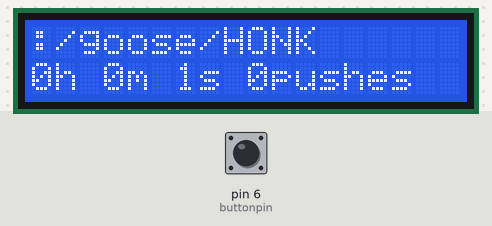
A sketch run on a simulated Arduino Uno, built with avr-gcc and run on an emulated ATmega328P. On the bench: 18×2 character LCD. The inputs (shaded band) are chosen by the test bench; at power-on: pin 6 (buttonpin) HIGH.

Above: at 1.2 s.
1.3 s: pin 6 (buttonpin) pulled LOW for 0.15 s
At 2.8 s:
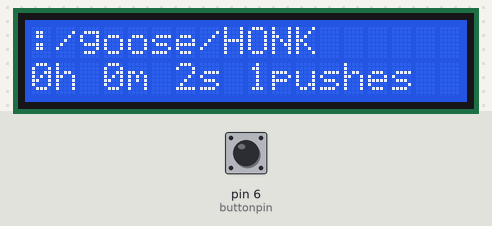
3.5 s: pin 6 (buttonpin) pulled LOW for 1 s
At 5.8 s:
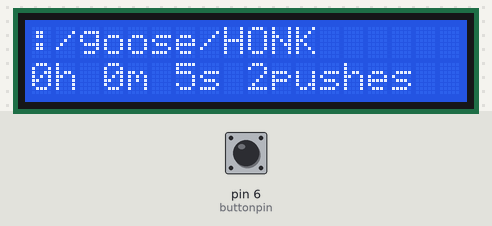
6.5 s: pin 6 (buttonpin) pulled LOW for 0.15 s
At 7.3 s:
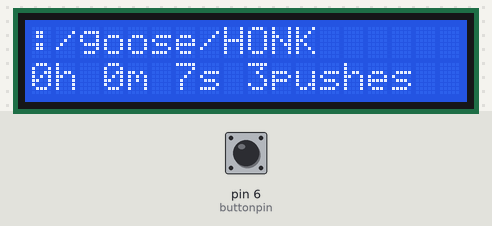
8.5 s: pin 6 (buttonpin) pulled LOW for 1 s
At 10.7 s:
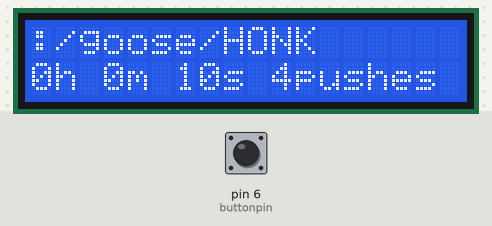
Timing chart, 0 to 12.2 s (numbered marks = the images above; inputs shaded):
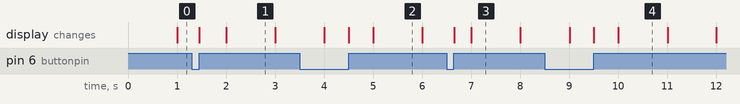

Measured:
- what the display in image 1 shows lasts 1.0 s, from 2.0 s to 3.0 s

The sketch:

SIK_Circuit_4A-LCDHelloWorld.ino
```cpp
/*
SparkFun Inventor’s Kit
Circuit 4A-HelloWorld

The LCD will display the words "Hello World" and show how many seconds have passed since
the RedBoard was last reset.

This sketch was written by SparkFun Electronics, with lots of help from the Arduino community.
This code is completely free for any use.

View circuit diagram and instructions at: https://learn.sparkfun.com/tutorials/sparkfun-inventors-kit-experiment-guide---v40
Download drawings and code at: https://github.com/sparkfun/SIK-Guide-Code
*/

#include <LiquidCrystal.h>          //the liquid crystal libarry contains commands for printing to the display

LiquidCrystal lcd(13, 12, 11, 10, 9, 8);   // tell the RedBoard what pins are connected to the display

int buttonpin = 6;

void setup() {

  pinMode(buttonpin, INPUT_PULLUP);
  lcd.begin(18, 2);                 //tell the lcd library that we are using a display that is 16 characters wide and 2 characters high
  lcd.clear();                      //clear the display
}

int seconds = 0;
int minutes = 0;
int hours = 0;
int totalS = 0;

int buttoncount = 0;
bool buttonReq1 = false;
bool buttonReq2 = false;
bool buttonReq3 = false;


void loop() {

  lcd.setCursor(0,0);               //set the cursor to the 0,0 position (top left corner)
  lcd.print(":/goose/HONK");       //print :/goose/HONK starting at that position

  lcd.setCursor(0,1);               //mvoe the cursor to the first space of the bottom row

  totalS = millis()/1000;
  seconds = (totalS-(60*minutes)-(3600*hours));
  if(seconds >= 60){
    seconds-=60;
    minutes++;
  }
  if(minutes >= 60){
    minutes-=60;
    hours++;
  }
  lcd.print(hours);            //print the number of hours since the last reset
  lcd.print("h ");
  lcd.print(minutes);          //print the number of minutes since the last reset
  lcd.print("m ");
  lcd.print(seconds);         //print the number of seconds that have passed since the last reset
  lcd.print("s ");

  if(digitalRead(buttonpin)==HIGH){
    buttonReq1 = true;
  }
  if(digitalRead(buttonpin)==LOW){
    buttonReq2 = true;
  }
  if(digitalRead(buttonpin)==HIGH && buttonReq2 == true){
    buttoncount++;
    buttonReq1 = false;
    buttonReq2 = false;
    buttonReq3 = false;
  }

  lcd.print(buttoncount);
  lcd.print("pushes");

}
```
